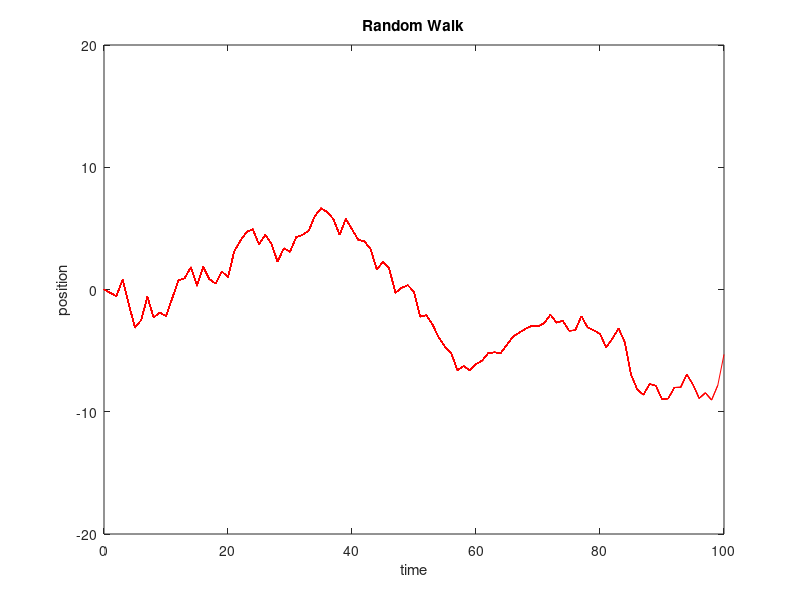

MATLAB code for this plot:
%Random Walk
%Visualization
%Fotios Ioannis Giasemis

X(1,1)=0;
Y1(1,1)=0;

for i=2:100;
    
    Y1(1,i)=Y1(1,i-1)+randn;
    X(1,i)=i;
    
    plot(X,Y1,'red')
    title('Random Walk')
    xlabel('time')
    ylabel('position')
    axis([0 100 -20 20]);
    hold on;
    pause(.05)
    
end

clear all;
